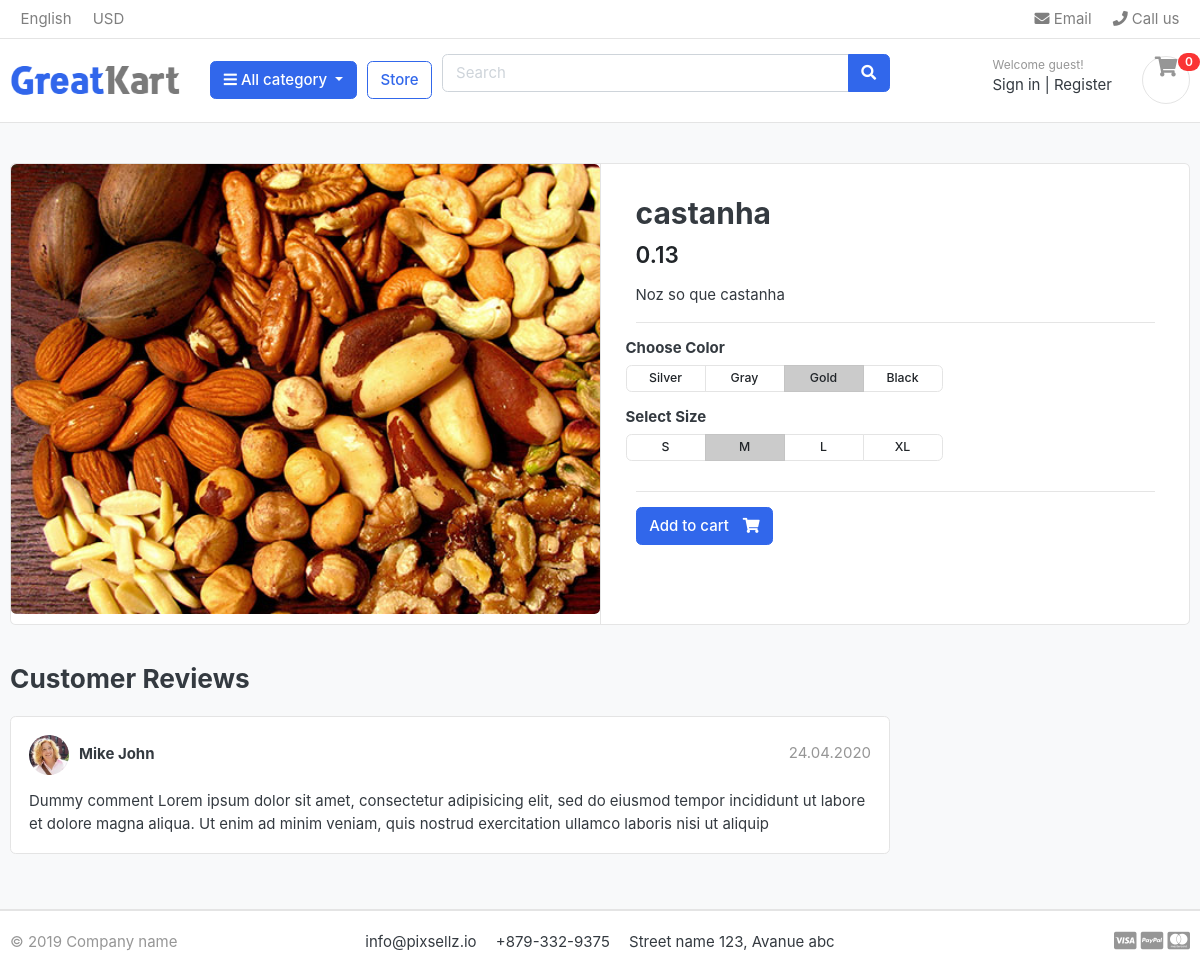
Page /produtos/nozes/castanha/ on the committed database.
### produto/models.py (models this page shows, shortened)
class Produto(models.Model):
    categoria = models.ForeignKey(Categoria, on_delete=models.CASCADE)
    produto_nome = models.CharField(max_length=200, unique=True)
    descricao = models.CharField(max_length=300, unique=True)
    preco = models.DecimalField(decimal_places=2, max_digits=11)
    estoque = models.IntegerField()
    imagem = models.ImageField(upload_to="fotos/produtos")
    slug = AutoSlugField(populate_from='produto_nome', editable=True, unique=True, always_update=True)
    esta_disponivel = models.BooleanField(default=True)
    criado_em = models.DateTimeField(auto_now_add=True)
    modificado_em = models.DateTimeField(auto_now=True)

### produto/views.py (the view)
def detalharProduto(request, categoria_slug, produto_slug):
    produto = Produto.objects.get(slug = produto_slug
                                    , categoria__slug = categoria_slug)
    contexto= {
        'prod' : produto
    }
    return render(request, 'loja/produto_detalhe.html', contexto)

### carrinho/processador_de_contexto.py (called while the page is built)
def contador(request):
    contador = 0
    try:
        car = Carrinho.objects.filter(car_id = _getCarId(request))
        car_items = CarItem.objects.all().filter(car = car[:1])
        for car_item in car_items:
            contador += car_item.quantidade
    except Carrinho.DoesNotExist:
        contador = 0
    return dict(contador = contador)

### carrinho/views.py (called while the page is built)
def _getCarId(request):
    car = request.session.session_key
    if not car:
        car = request.session.create()
    return car

### categoria/models.py (called while the page is built)
    def get_url(self):
        return reverse('produtos_por_categoria', args=[self.slug])

### categoria/processador_contexto.py (called while the page is built)
def categoria_display(request):
    display = Categoria.objects.all()
    return dict(cats = display)

### templates/loja/produto_detalhe.html
{% extends "base.html" %}
{% block content %}
<body>
<section class="section-content padding-y bg">
<div class="container">
<div class="card">
	<div class="row no-gutters">
		<aside class="col-md-6">
<article class="gallery-wrap">
	<div class="img-big-wrap">
	   <a href="#"><img src="{{   prod.imagem.url }}"></a>
	</div>
</article>
		</aside>
		<main class="col-md-6 border-left">
<article class="content-body">
<h2 class="title">{{ prod.produto_nome}}</h2>
<div class="mb-3">
	<var class="price h4">{{  prod.preco }}</var>
</div>
<p>{{ prod.descricao }}</p>
<hr>
	<div class="row">
		<div class="item-option-select">
			<h6>Choose Color</h6>
			<div class="btn-group btn-group-sm btn-group-toggle" data-toggle="buttons">
			  <label class="btn btn-light">
			    <input type="radio" name="radio_color"> Silver
			  </label>
			  <label class="btn btn-light">
			    <input type="radio" name="radio_color" > Gray
			  </label>
			  <label class="btn btn-light active">
			    <input type="radio" name="radio_color checked"> Gold
			  </label>
			  <label class="btn btn-light">
			    <input type="radio" name="radio_color"> Black
			  </label>
			</div>
		</div>
	</div>
	<div class="row">
		<div class="item-option-select">
			<h6>Select Size</h6>
			<div class="btn-group btn-group-sm btn-group-toggle" data-toggle="buttons">
			  <label class="btn btn-light">
			    <input type="radio" name="radio_color"> S
			  </label>
			  <label class="btn btn-light active">
			    <input type="radio" name="radio_color" checked> M
			  </label>
			  <label class="btn btn-light">
			    <input type="radio" name="radio_color"> L
			  </label>
			  <label class="btn btn-light">
			    <input type="radio" name="radio_color"> XL
			  </label>
			</div>
		</div>
	</div>
	<hr>
    {% if prod.estoque <= 0 %}
        <h5 class="text-danger">
            Produto Indisponivel
        </h5>
    {% else %}
		<a href="{% url 'adicionarItemCarrinho' prod.id %}" class="btn  btn-primary"> <span class="text">Add to cart</span> <i class="fas fa-shopping-cart"></i>  </a>
    {% endif %}
</article>
		</main>
	</div>
</div>
<br>
<div class="row">
			<div class="col-md-9">
	<header class="section-heading">
		<h3>Customer Reviews </h3>
	</header>
	<article class="box mb-3">
		<div class="icontext w-100">
			<img src="./images/avatars/avatar1.jpg" class="img-xs icon rounded-circle">
			<div class="text">
				<span class="date text-muted float-md-right">24.04.2020 </span>
				<h6 class="mb-1">Mike John </h6>
			</div>
		</div>
		<div class="mt-3">
			<p>
				Dummy comment Lorem ipsum dolor sit amet, consectetur adipisicing elit, sed do eiusmod
				tempor incididunt ut labore et dolore magna aliqua. Ut enim ad minim veniam,
				quis nostrud exercitation ullamco laboris nisi ut aliquip
			</p>
		</div>
	</article>
	</div>
</div>
</div>
</section>
</body>
</html>
{% endblock %}

### lojaVirtual/static/css/ui.css (style rules this page uses)
html { font-family: "Inter", sans-serif; font-size: 15px; }
.content-body { flex: 1 1 auto; padding: 2rem 2.3rem; }
.img-xs, .img-sm, .img-md, .img-lg { -o-object-fit: cover; object-fit: cover; flex-shrink: 0; flex-grow: 0; }
.img-xs { width: 40px; height: 40px; }
.padding-y { padding-top: 40px; padding-bottom: 40px; }
var { font-style: normal; }
article:after, .form-group:after { display: block; clear: both; content: ""; }
.bg { background-color: #f8f9fa; }
.section-heading { margin-bottom: 20px; margin-top: 15px; }
p:last-child { margin-bottom: 0; }
.btn-light { background-color: #fff; border-color: #e4e4e4; }
.btn .text + i { margin-left: 10px; }
.icontext { display: inline-flex; align-items: center; vertical-align: middle; }
.icontext .text { width: 100%; line-height: 1.2; }
.icontext .icon { position: relative; margin-right: 10px; flex-shrink: 0; flex-grow: 0; }
.price { font-weight: 600; color: #212529; }
.box { padding: 18px; background: #fff; border-radius: 0.37rem; border: 1px solid #e4e4e4; }
.box img { max-width: 100%; }
.gallery-wrap .img-big-wrap { margin-bottom: 10px; border-radius: 0.37rem; overflow: hidden; background-color: #fff; }
.gallery-wrap .img-big-wrap a { text-align: center; display: block; }
.gallery-wrap .img-big-wrap img { height: 450px; width: auto; display: inline-block; }
.item-option-select { margin-bottom: 1rem; display: inline-block; margin-right: 15px; }
.item-option-select .btn { min-width: 80px; }

### rows in the picture
Produto: imagem (picture), produto_nome "castanha", preco "0.13", descricao "Noz so que castanha"

### other values in the picture
{{ contador }} "0"
